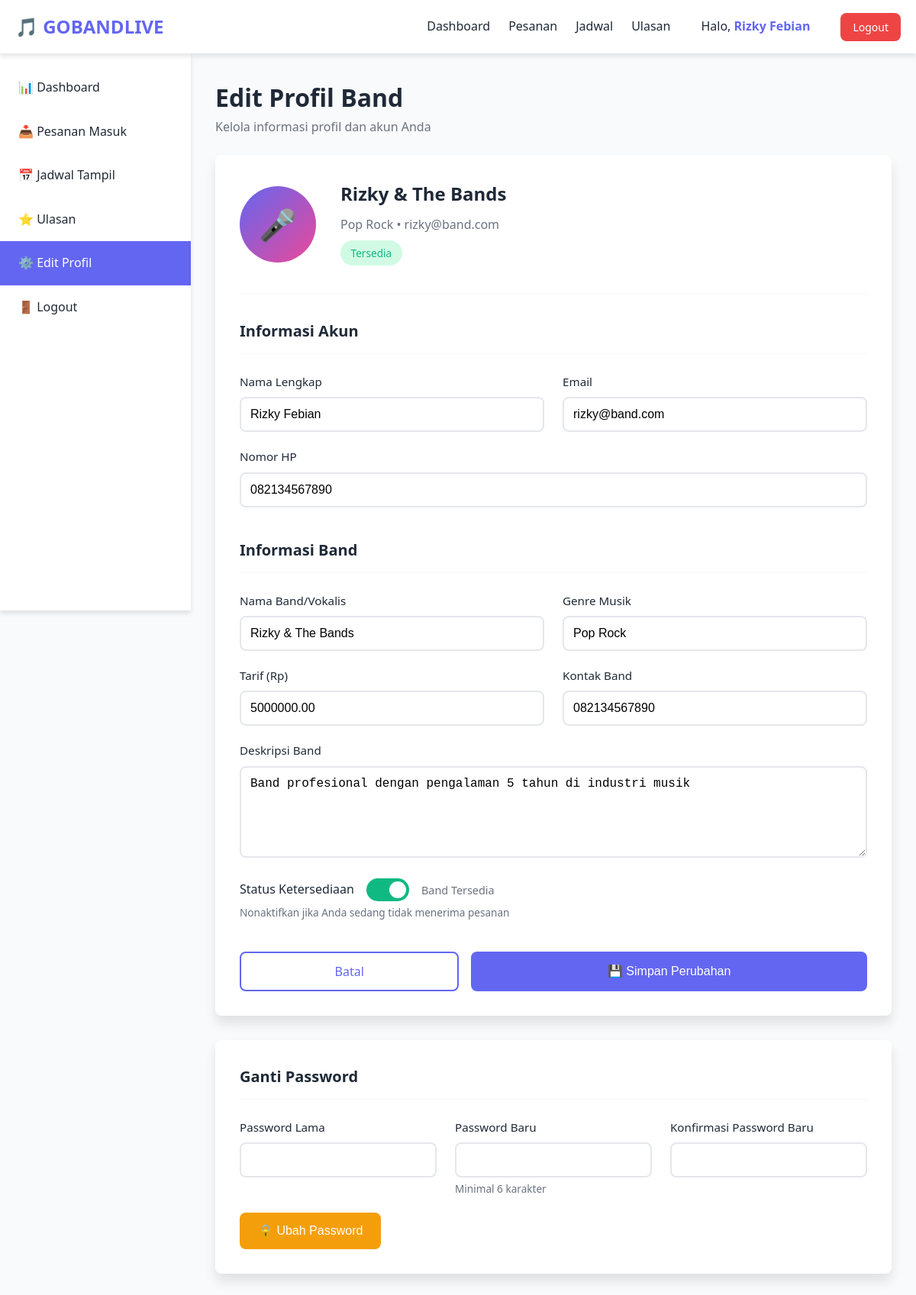
The app's page /band/edit_profil.php (signed in) with its own data.
### tables this page shows
CREATE TABLE `band` (
  `id` int(11) NOT NULL,
  `user_id` int(11) NOT NULL,
  `nama_band` varchar(100) NOT NULL,
  `genre` varchar(50) NOT NULL,
  `tarif` decimal(10,2) NOT NULL,
  `kontak` varchar(15) NOT NULL,
  `deskripsi` text DEFAULT NULL,
  `foto` varchar(255) DEFAULT NULL,
  `status_ketersediaan` enum('tersedia','tidak tersedia') DEFAULT 'tersedia',
  `created_at` timestamp NOT NULL DEFAULT current_timestamp()
);

CREATE TABLE `users` (
  `id` int(11) NOT NULL,
  `nama` varchar(100) NOT NULL,
  `email` varchar(100) NOT NULL,
  `no_hp` varchar(15) NOT NULL,
  `alamat` text DEFAULT NULL,
  `username` varchar(50) NOT NULL,
  `password` varchar(255) NOT NULL,
  `role` enum('admin','pelanggan','band') NOT NULL,
  `created_at` timestamp NOT NULL DEFAULT current_timestamp(),
  `updated_at` timestamp NOT NULL DEFAULT current_timestamp() ON UPDATE current_timestamp()
);

### includes/functions.php (called while the page is built, shortened)
<?php
function getUserById($db, $userId) {
    $stmt = $db->prepare("SELECT * FROM users WHERE id = ?");
    $stmt->execute([$userId]);
    return $stmt->fetch();
}
?>

### band/edit_profil.php (the view, shortened to what this page needs)
<?php
require_once '../config/database.php';
require_once '../includes/functions.php';
$userId = $_SESSION['user_id'];
$user = getUserById($db, $userId);
$stmt = $db->prepare("SELECT * FROM band WHERE user_id = ?");
$stmt->execute([$userId]);
$bandData = $stmt->fetch();
?>
<!DOCTYPE html>
<html lang="id">
<head>
    <link rel="stylesheet" href="../assets/css/style.css">
</head>
<body>
    <nav class="navbar">
        <div class="container navbar-container">
            <a href="../index.php" class="navbar-brand">
                🎵 <?php echo APP_NAME; ?>
            </a>
            <ul class="navbar-menu">
                <li><a href="dashboard.php">Dashboard</a></li>
                <li><a href="pesanan_masuk.php">Pesanan</a></li>
                <li><a href="jadwal_tampil.php">Jadwal</a></li>
                <li><a href="lihat_ulasan.php">Ulasan</a></li>
                <li>
                    <a href="edit_profil.php" class="user-profile-link">
                        Halo, <strong><?php echo htmlspecialchars($_SESSION['nama']); ?></strong>
                    </a>
                </li>
                <li><a href="../auth/logout.php" class="btn btn-danger btn-sm">Logout</a></li>
            </ul>
        </div>
    </nav>
    <div class="main-wrapper">
        <aside class="sidebar">
            <ul class="sidebar-menu">
                <li><a href="dashboard.php">📊 Dashboard</a></li>
                <li><a href="pesanan_masuk.php">📥 Pesanan Masuk</a></li>
                <li><a href="jadwal_tampil.php">📅 Jadwal Tampil</a></li>
                <li><a href="lihat_ulasan.php">⭐ Ulasan</a></li>
                <li><a href="edit_profil.php" class="active">⚙️ Edit Profil</a></li>
                <li><a href="../auth/logout.php">🚪 Logout</a></li>
            </ul>
        </aside>
        <main class="main-content">
            <h1>Edit Profil Band</h1>
            <p class="text-gray mb-3">Kelola informasi profil dan akun Anda</p>
            <div class="profile-card">
                <div class="profile-header">
                    <div class="profile-avatar">
                        🎤
                    </div>
                    <div class="profile-info">
                        <h2><?php echo htmlspecialchars($bandData['nama_band']); ?></h2>
                        <p><?php echo htmlspecialchars($bandData['genre']); ?> • <?php echo htmlspecialchars($user['email']); ?></p>
                        <p style="margin-top: 0.5rem;">
                            <span class="badge <?php echo $bandData['status_ketersediaan'] === 'tersedia' ? 'badge-success' : 'badge-danger'; ?>">
                                <?php echo ucfirst($bandData['status_ketersediaan']); ?>
                            </span>
                        </p>
                    </div>
                </div>
                <form method="POST" action="">
                    <div class="form-section">
                        <h3 class="form-section-title">Informasi Akun</h3>
                        <div class="row">
                            <div class="col-6">
                                <div class="form-group">
                                    <label class="form-label">Nama Lengkap</label>
                                    <input type="text" name="nama" class="form-control" value="<?php echo htmlspecialchars($user['nama']); ?>" required>
                                </div>
                            </div>
                            <div class="col-6">
                                <div class="form-group">
                                    <label class="form-label">Email</label>
                                    <input type="email" name="email" class="form-control" value="<?php echo htmlspecialchars($user['email']); ?>" required>
                                </div>
                            </div>
                        </div>
                        <div class="form-group">
                            <label class="form-label">Nomor HP</label>
                            <input type="text" name="no_hp" class="form-control" value="<?php echo htmlspecialchars($user['no_hp']); ?>" required>
                        </div>
                    </div>
                    <div class="form-section">
                        <h3 class="form-section-title">Informasi Band</h3>
                        <div class="row">
                            <div class="col-6">
                                <div class="form-group">
                                    <label class="form-label">Nama Band/Vokalis</label>
                                    <input type="text" name="nama_band" class="form-control" value="<?php echo htmlspecialchars($bandData['nama_band']); ?>" required>
                                </div>
                            </div>
                            <div class="col-6">
                                <div class="form-group">
                                    <label class="form-label">Genre Musik</label>
                                    <input type="text" name="genre" class="form-control" value="<?php echo htmlspecialchars($bandData['genre']); ?>" required>
                                </div>
                            </div>
                        </div>
                        <div class="row">
                            <div class="col-6">
                                <div class="form-group">
                                    <label class="form-label">Tarif (Rp)</label>
                                    <input type="number" name="tarif" class="form-control" value="<?php echo $bandData['tarif']; ?>" required>
                                </div>
                            </div>
                            <div class="col-6">
                                <div class="form-group">
                                    <label class="form-label">Kontak Band</label>
                                    <input type="text" name="kontak" class="form-control" value="<?php echo htmlspecialchars($bandData['kontak']); ?>" required>
                                </div>
                            </div>
                        </div>
                        <div class="form-group">
                            <label class="form-label">Deskripsi Band</label>
                            <textarea name="deskripsi" class="form-control" rows="4" placeholder="Ceritakan tentang band Anda..."><?php echo htmlspecialchars($bandData['deskripsi']); ?></textarea>
                        </div>
                        <div class="form-group">
                            <label class="toggle-label">
                                <span style="font-weight: 500;">Status Ketersediaan</span>
                                <label class="toggle-switch">
                                    <span class="toggle-slider"></span>
                                </label>
                                <span class="text-gray" style="font-size: 0.9rem;">
                                    <?php echo $bandData['status_ketersediaan'] === 'tersedia' ? 'Band Tersedia' : 'Tidak Tersedia'; ?>
                                </span>
                            </label>
                            <small class="text-gray">Nonaktifkan jika Anda sedang tidak menerima pesanan</small>
                        </div>
                    </div>
                    <div class="save-buttons">
                        <a href="dashboard.php" class="btn btn-outline" style="flex: 1;">
                            Batal
                        </a>
                        <button type="submit" name="update_profil" class="btn btn-primary" style="flex: 2;">
                            💾 Simpan Perubahan
                        </button>
                    </div>
                </form>
            </div>
            <div class="profile-card">
                <h3 class="form-section-title">Ganti Password</h3>
                <form method="POST" action="">
                    <div class="row">
                        <div class="col-4">
                            <div class="form-group">
                                <label class="form-label">Password Lama</label>
                                <input type="password" name="password_lama" class="form-control" required>
                            </div>
                        </div>
                        <div class="col-4">
                            <div class="form-group">
                                <label class="form-label">Password Baru</label>
                                <input type="password" name="password_baru" class="form-control" id="password_baru" required>
                                <small class="text-gray">Minimal 6 karakter</small>
                            </div>
                        </div>
                        <div class="col-4">
                            <div class="form-group">
                                <label class="form-label">Konfirmasi Password Baru</label>
                                <input type="password" name="password_konfirmasi" class="form-control" required>
                            </div>
                        </div>
                    </div>
                    <button type="submit" name="update_password" class="btn btn-warning">
                        🔒 Ubah Password
                    </button>
                </form>
            </div>
        </main>
    </div>
</body>
</html>

### records on screen
band: nama_band "Rizky & The Bands", genre "Pop Rock", status_ketersediaan "Tersedia", tarif "5000000.00", kontak "082134567890", deskripsi "Band profesional dengan pengalaman 5 tahun di industri musik"
users: email "rizky@band.com", nama "Rizky Febian", no_hp "082134567890"

### other values on screen
APP_NAME "GOBANDLIVE"
$_SESSION['nama'] "Rizky Febian"
